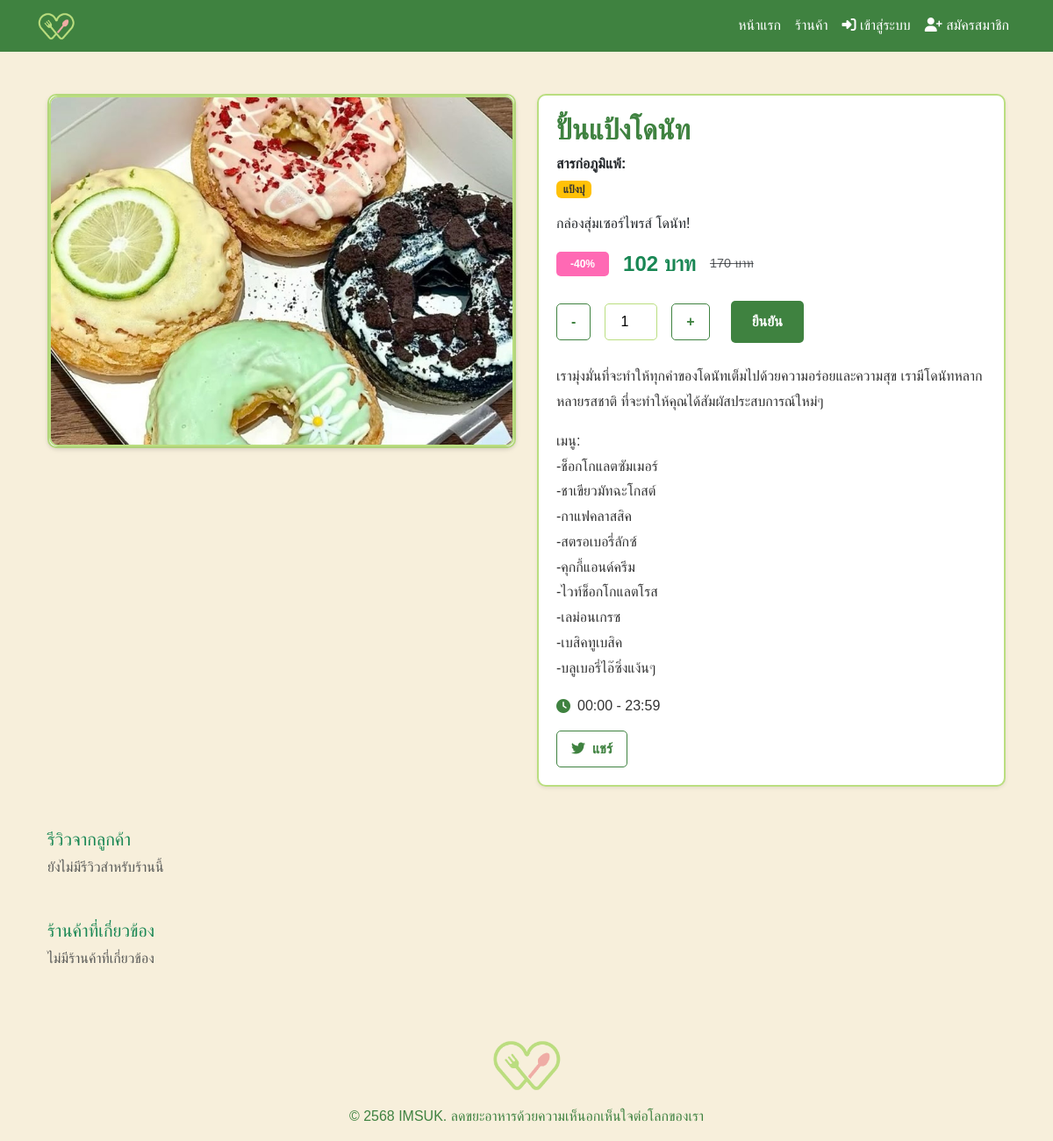
The app's page /stores/8a4a9745-027c-4226-b3d2-beb43c689ecc/ with its own data.
### myapp/models.py (models this page shows, shortened)
class Store(models.Model):
    id = models.UUIDField(primary_key=True, default=uuid.uuid4, editable=False)
    name = models.CharField(max_length=255)
    description = models.TextField()
    additional_details = models.TextField(
        blank=True,
        help_text="รายละเอียดเพิ่มเติม เช่น นโยบายลดขยะอาหาร"
    )
    price = models.FloatField(validators=[MinValueValidator(0.0)])
    discount_percentage = models.FloatField(
        validators=[MinValueValidator(0.0), MaxValueValidator(100.0)],
        default=0.0,
        help_text="เปอร์เซ็นต์ส่วนลด (0-100%)"
    )
    quantity_available = models.PositiveIntegerField()
    available_from = models.TimeField(
        help_text="เวลาเปิดร้าน (เช่น 12:00)"
    )
    available_until = models.TimeField(
        help_text="เวลาปิดร้าน (เช่น 20:00)"
    )
    is_active = models.BooleanField(default=True)
    store_image = models.ImageField(upload_to='store_images/', null=True, blank=True)
    additional_images = models.JSONField(
        default=list,
        blank=True,
        help_text="รายการ URL หรือ path ของรูปภาพเพิ่มเติม"
    )
    allergen_ingredients = models.TextField(
        blank=True,
        help_text="ส่วนผสมที่อาจก่อให้เกิดอาการแพ้ (เช่น ถั่ว, กลูเตน)"
    )
    tags = models.ManyToManyField(Tag, blank=True, related_name='stores')
    @property
    def discounted_price(self):
        return self.price * (1 - (self.discount_percentage or 0) / 100)
    class Meta:
        verbose_name = "ร้านค้า"
        verbose_name_plural = "ร้านค้า"
        indexes = [models.Index(fields=['name', 'is_active'])]

### myapp/views.py (the view, shortened to what this page needs)
# urls.py: path('stores/<uuid:pk>/', views.StoreDetailView.as_view(), name='store_detail'),
class StoreDetailView(ListView):
    model = Store
    template_name = 'store_detail.html'
    context_object_name = 'stores'
    def get_queryset(self):
        store_id = self.kwargs['pk']
        current_time = timezone.localtime().time()
        queryset = Store.objects.filter(
            id=store_id,
            is_active=True,
            available_from__lte=current_time,
            available_until__gte=current_time
        ).prefetch_related(
            Prefetch('reviews', queryset=Review.objects.select_related('user').order_by('-review_date')),
            'tags'
        )
        return queryset
    def get_context_data(self, **kwargs):
        context = super().get_context_data(**kwargs)
        store = self.get_queryset().first()
        if not store:
            raise Http404("Store not found or not available")
        context['store'] = store
        context['cart_quantity'] = 0
        if self.request.user.is_authenticated:
            cart_item = Cart.objects.filter(user=self.request.user, store=store).first()
            if cart_item:
                context['cart_quantity'] = cart_item.quantity
        context['related_stores'] = Store.objects.filter(
            tags__in=store.tags.all(),
            is_active=True
        ).exclude(id=store.id).distinct()[:3]
        context.update(base_context(self.request))
        return context

### myapp/templatetags/store_tags.py (called while the page is built)
@register.filter
def split(value, delimiter=','):
    if not isinstance(value, str):
        return []
    return [item.strip() for item in value.split(delimiter) if item.strip()]

### myapp/views.py (called while the page is built)
def base_context(request):
    cart_count = 0
    current_cart_store_id = None
    if request.user.is_authenticated:
        cart_items = Cart.objects.filter(user=request.user)
        cart_count = sum(item.quantity for item in cart_items)
        cart_item = cart_items.first()
        if cart_item:
            current_cart_store_id = str(cart_item.store.id)
    return {
        'cart_count': cart_count,
        'is_authenticated': request.user.is_authenticated,
        'current_cart_store_id': current_cart_store_id,
    }

### myapp/templates/store_detail.html (shortened to what this page needs)
{% extends 'base.html' %}
{% load static store_tags %}
{% block content %}
<div class="container my-5">
    <div class="toast-container position-fixed top-0 end-0 p-3">
    </div>
    <div class="row g-4">
        <div class="col-lg-6">
            <div class="store-card card shadow-sm animate__animated animate__fadeIn">
                <div class="img-container">
                    <img src="{{ store.store_image.url|default:'https://via.placeholder.com/600x400' }}" class="store-image img-fluid rounded clickable-image" alt="ภาพร้าน {{ store.name }}" data-bs-toggle="modal" data-bs-target="#imageModal" data-slide-to="0" loading="lazy">
                </div>
            </div>
        </div>
        <div class="col-lg-6">
            <div class="store-card card shadow-sm animate__animated animate__fadeIn">
                <div class="card-body">
                    <h1 class="store-name mb-2">{{ store.name }}</h1>
                    <div class="allergen-list mb-3">
                        {% if store.allergen_ingredients %}
                        <p class="mb-1"><strong>สารก่อภูมิแพ้:</strong></p>
                        {% for allergen in store.allergen_ingredients|split:"," %}
                        <span class="badge bg-warning text-dark me-1">{{ allergen }}</span>
                        {% empty %}
                        <span class="text-muted">ไม่มีข้อมูล</span>
                        {% endfor %}
                        {% else %}
                        <span class="text-muted">ไม่มีข้อมูลสารก่อภูมิแพ้</span>
                        {% endif %}
                    </div>
                    {% if store.additional_details %}
                    <p class="additional-details mb-3">{{ store.additional_details|linebreaks }}</p>
                    {% endif %}
                    <div class="price-section mb-4">
                        {% if store.discount_percentage > 0 %}
                        <span class="badge badge-discount me-2">-{{ store.discount_percentage|floatformat:0 }}%</span>
                        <span class="discounted-price text-success fs-4">{{ store.discounted_price|floatformat:0 }} บาท</span>
                        <span class="original-price text-muted text-decoration-line-through ms-2">{{ store.price|floatformat:0 }} บาท</span>
                        {% else %}
                        <span class="discounted-price text-success fs-4">{{ store.price|floatformat:0 }} บาท</span>
                        {% endif %}
                    </div>
                    <form method="post" class="d-flex align-items-center add-to-cart-form mb-4" data-store-id="{{ store.id }}" data-store-name="{{ store.name }}">
                        <div class="cart-controls">
                            {% if store.quantity_available == 0 %}
                            <p class="text-danger">สินค้าหมด</p>
                            {% else %}
                            <button type="button" class="btn btn-outline-imsuk decrease-quantity" aria-label="ลดจำนวน">-</button>
                            <input type="number" name="quantity" value="{{ cart_quantity|default:1 }}" min="0" max="{{ store.quantity_available|default:9999 }}" class="quantity-input mx-2" aria-label="จำนวนสินค้า">
                            <button type="button" class="btn btn-outline-imsuk increase-quantity" aria-label="เพิ่มจำนวน">+</button>
                            <button type="submit" class="btn btn-imsuk ms-3 confirm-btn" aria-label="ยืนยันตะกร้า">ยืนยัน</button>
                            {% endif %}
                        </div>
                    </form>
                    {% if store.description %}
                    <div class="store-description mb-3">{{ store.description|linebreaks }}</div>
                    {% endif %}
                    <p class="opening-hours mb-3">
                        <i class="fas fa-clock me-2 clock-icon"></i>
                        {{ store.available_from|time:"H:i" }} - {{ store.available_until|time:"H:i" }}
                    </p>
                    <div class="share-section mt-3">
                        <a href="https://twitter.com/intent/tweet?text=พบร้าน {{ store.name }} บน IMSUK! อร่อยและช่วยลดขยะอาหาร 🌱 &url={{ request.build_absolute_uri }}" class="btn btn-outline-imsuk me-2" aria-label="แชร์ร้านค้าบน Twitter">
                            <i class="fab fa-twitter me-2" aria-hidden="true"></i>แชร์
                        </a>
                    </div>
                </div>
            </div>
        </div>
    </div>
    <div class="reviews mt-5">
        <h5 class="text-success">รีวิวจากลูกค้า</h5>
        {% for review in store.reviews.all %}
        <div class="review card mb-2">
            <div class="card-body">
                <p class="mb-1"><strong>{{ review.user.get_full_name|default:review.user.username }}</strong> ({{ review.rating }}/5)</p>
                <p>{{ review.comment }}</p>
            </div>
        </div>
        {% empty %}
        <p class="text-muted">ยังไม่มีรีวิวสำหรับร้านนี้</p>
        {% endfor %}
    </div>
    <div class="related-stores mt-5">
        <h5 class="text-success">ร้านค้าที่เกี่ยวข้อง</h5>
        <div class="row g-4">
            {% for related_store in related_stores %}
            <div class="col-md-4">
                <div class="card store-card">
                    <img src="{{ related_store.store_image.url|default:'https://via.placeholder.com/300' }}" class="card-img-top" alt="{{ related_store.name }}" loading="lazy">
                    <div class="card-body">
                        <h5>{{ related_store.name }}</h5>
                        <a href="{% url 'store_detail' related_store.id %}" class="btn btn-imsuk" aria-label="ดูร้านค้า {{ related_store.name }}">ดูร้านค้า</a>
                    </div>
                </div>
            </div>
            {% empty %}
            <p class="text-muted">ไม่มีร้านค้าที่เกี่ยวข้อง</p>
            {% endfor %}
        </div>
    </div>
</div>
{% endblock %}

### myapp/static/css/styles.css (style rules this page uses)
:root { --imsuk-primary: #3F8240; --imsuk-secondary: #BADE80; --imsuk-accent: #FF69B4; --imsuk-bg: #F7EFDB; --imsuk-text: #333333; --imsuk-muted: #6c757d; }
.btn-imsuk { background: var(--imsuk-primary); color: white; }
.badge-discount { background: var(--imsuk-accent); color: white; }
body { background-color: var(--imsuk-bg); color: var(--imsuk-text); font-family: 'Prompt', Arial, sans-serif; }
h1, h2, h3, h4, h5, h6 { color: var(--imsuk-primary); }
.store-card { background-color: #FFFFFF; border: 2px solid var(--imsuk-secondary); border-radius: 10px; box-shadow: 0 4px 12px rgba(0, 0, 0, 0.1); transition: transform 0.3s ease; }
.store-card .card-body { padding: 1.25rem; }
.img-container { max-height: 400px; overflow: hidden; border-radius: 10px; border: 2px solid var(--imsuk-secondary); box-shadow: 0 2px 8px rgba(0, 0, 0, 0.1); }
.store-image { width: 100%; max-height: 400px; object-fit: cover; cursor: pointer; }
.store-name { font-size: 2rem; font-weight: 700; }
.additional-details { font-size: 1rem; line-height: 1.8; color: var(--imsuk-text); }
.price-section { display: flex; align-items: center; flex-wrap: wrap; gap: 0.5rem; }
.discounted-price { font-size: 1.6rem; font-weight: 700; color: var(--imsuk-primary); }
.original-price { font-size: 0.9rem; color: var(--imsuk-muted); text-decoration: line-through; }
.badge-discount { background-color: var(--imsuk-accent); color: white; font-weight: 600; padding: 0.5rem 1rem; border-radius: 5px; }
.store-description { font-size: 1rem; line-height: 1.8; color: var(--imsuk-text); }
.opening-hours { font-size: 1rem; color: var(--imsuk-text); display: flex; align-items: center; }
.clock-icon { margin-right: 0.5rem; color: var(--imsuk-primary); }
.cart-controls { display: flex; align-items: center; gap: 0.5rem; }
.quantity-input { width: 60px; text-align: center; border: 1px solid var(--imsuk-secondary); border-radius: 5px; padding: 0.5rem; font-size: 1rem; }
.btn-imsuk { background-color: var(--imsuk-primary); color: white; border: none; padding: 0.75rem 1.5rem; font-weight: 600; border-radius: 5px; transition: background-color 0.3s ease, transform 0.2s ease; }
.btn-outline-imsuk { border: 1px solid var(--imsuk-primary); color: var(--imsuk-primary); background-color: transparent; padding: 0.5rem 1rem; font-weight: 600; border-radius: 5px; transition: all 0.3s ease; }
.bg-warning { background-color: #FFC107 !important; color: var(--imsuk-text) !important; }

### records on screen
Store: store_image (picture), name "ปั้นแป้งโดนัท", allergen_ingredients "แป้งปุ", additional_details "กล่องสุ่มเซอร์ไพรส์ โดนัท!", discount_percentage "40", discounted_price "102", price "170", description "เรามุ่งมั่นที่จะทำให้ทุกคำของโดนัทเต็มไปด้วยความอร่อยและความสุข เรามีโดนัทหลากหลายรสชาติ ที่จะทำให้คุณได้สัมผัสประสบการณ์ใหม่ๆ เมนู: -ช็อกโกแลตซัมเมอร์ -ชาเขียวมัทฉะโกสต์ -กาแฟคลาสสิค -สตรอเบอรี่ลักซ์ -คุกกี้แอนด์ครีม -ไวท์ช็อกโกแลตโรส -เลม่อนเกรซ -เบสิคทูเบสิค -บลูเบอรี่ไอ๊ซิ่งแง้นๆ", available_from "00:00", available_until "23:59"
